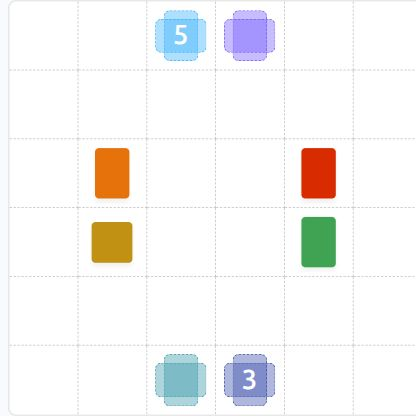
#> input picture games/patches_solver/tests/fixtures/linkedin-2026-10-28.jpg, 416 x 416 px
$ python -i board_detector.py   (imports and definitions only)
#> lines starting #> are read from the running program, lines starting #| are printed output that depends on the picture; after the words box and inside, x2 and y2 are one past the last pixel; in counts of white or black regions, pixels touching at a corner belong together
#> further down, picture is the input picture: shape (416, 416, 3); mean B, G, R 243.3, 244.5, 245.2
"""Advanced board detection using edge detection for reliable grid detection."""

from typing import List, Tuple

import cv2
import numpy as np


class EdgeDetectionBoardDetector:
    """Board detector using edge detection for reliable grid identification."""

    def __init__(self):
        self.common_sizes = [6, 7, 8, 9, 10, 11, 12]

    def detect_board_size(self, image: np.ndarray) -> int:
        """Detect board size using edge detection (most reliable method)."""
        # Use edge detection to get both dimensions
        h_size, v_size = self._detect_board_dimensions(image)

        print(f"🔍 Board dimensions detected: {h_size}x{v_size} (rows x cols)")

        # For Queens puzzle, we need square boards
        if h_size != v_size:
            print(f"⚠️  WARNING: Non-square board detected ({h_size}x{v_size})")
            print("   Queens puzzle requires square boards - this board cannot have a valid solution")
            # Return 0 to indicate invalid board for Queens puzzle
            return 0

        # Validate result is reasonable for square boards
        if 6 <= h_size <= 12:
            return h_size

        # Fallback to basic validation if edge detection fails
        return self._detect_size_basic_fallback(image)

    def detect_grid(self, image: np.ndarray, board_size: int) -> Tuple[List[int], List[int]]:
        """Create uniform grid based on detected board size."""
        height, width = image.shape[:2]

        # Calculate ideal cell size
        cell_height = height // board_size
        cell_width = width // board_size

        # Create equidistant lines
        h_lines = [i * cell_height for i in range(board_size + 1)]
        v_lines = [i * cell_width for i in range(board_size + 1)]

        # Adjust final lines to exact image edges
        h_lines[-1] = height - 1
        v_lines[-1] = width - 1

        return h_lines, v_lines

    def _detect_board_dimensions(self, image: np.ndarray) -> Tuple[int, int]:
        """Detect board dimensions (rows, cols) separately using edge detection."""
        height, width = image.shape[:2]
#> height = 416; width = 416
        gray = cv2.cvtColor(image, cv2.COLOR_BGR2GRAY)
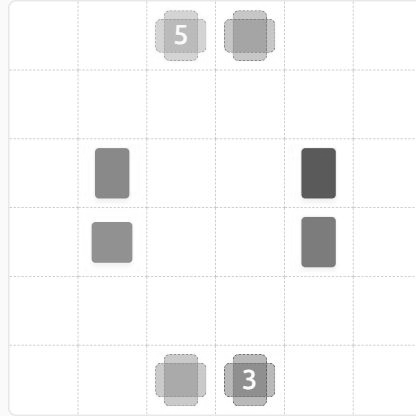
#> gray: shape (416, 416); min 71, max 255, mean 244.6

        # Enhance for edge detection
        blurred = cv2.GaussianBlur(gray, (5, 5), 0)
        edges = cv2.Canny(blurred, 30, 100, apertureSize=3)
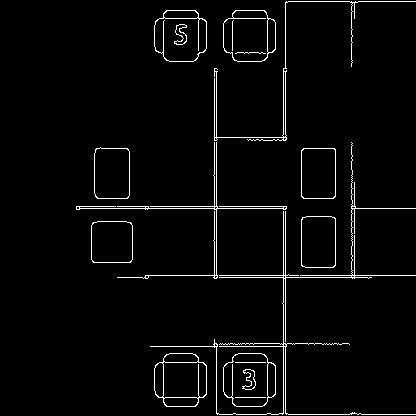
#> edges: shape (416, 416); 3% white in thin lines or dots, all inside (x1, y1, x2, y2) = (76, 1, 416, 415)

        # Morphological operations
        kernel = np.ones((3, 3), np.uint8)
        edges = cv2.morphologyEx(edges, cv2.MORPH_CLOSE, kernel)
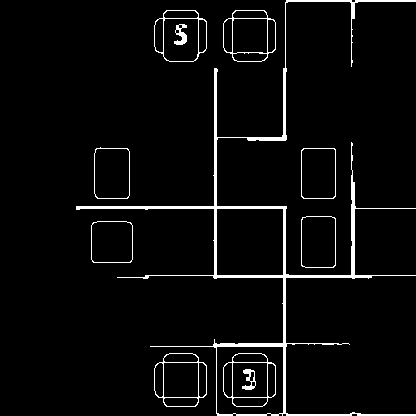
#> edges: shape (416, 416); 4.1% white; 11 white regions, largest, box (x1, y1, x2, y2) and area: (76, 0, 416, 416) 4723, (223, 10, 276, 62) 347, (154, 353, 207, 407) 347

        # Detect lines conservatively
        lines = cv2.HoughLines(edges, 1, np.pi/180, threshold=int(min(height, width) * 0.4))
#> lines = 17 rows, first 8: [285, 0], [216, 0], [283, 0], [208, 1.57], [275, 1.57], [214, 0], [206, 1.57], [351, 0]

        if lines is None:
            return 0, 0

        # Extract and filter lines
        h_lines, v_lines = self._extract_and_filter_lines(lines, height, width)

        h_size = len(h_lines) - 1 if len(h_lines) > 1 else 0
        v_size = len(v_lines) - 1 if len(v_lines) > 1 else 0

        return h_size, v_size

    def _detect_size_basic_fallback(self, image: np.ndarray) -> int:
        """Fallback method testing common sizes."""
        for size in self.common_sizes:
            if self._validate_size_against_image(image, size):
                return size
        return 9  # Default fallback

    def _extract_and_filter_lines(self, lines: np.ndarray, height: int, width: int) -> Tuple[List[int], List[int]]:
        """Extract and filter horizontal and vertical lines."""
#> called with lines = array of shape (17, 1, 2), height = 416, width = 416
        h_positions = []
        v_positions = []

        for line in lines:
            rho, theta = line[0]

            # Classify lines with strict tolerance
            if abs(theta) < np.pi/8 or abs(theta - np.pi) < np.pi/8:
                # Vertical line
                x = int(rho / np.cos(theta)) if abs(np.cos(theta)) > 0.1 else int(rho)
                if 10 <= x <= width - 10:
                    v_positions.append(x)
            elif abs(theta - np.pi/2) < np.pi/8:
                # Horizontal line
                y = int(rho / np.sin(theta)) if abs(np.sin(theta)) > 0.1 else int(rho)
                if 10 <= y <= height - 10:
                    h_positions.append(y)
#> this loop made 17 passes
#> (rho, theta, x) on passes 1, 2, 3, 6, 8, 12, 14, 15, 17: (285, 0, 285), (216, 0, 216), (283, 0, 283), (214, 0, 214), (351, 0, 351), (218, 0.0175, 218), (-212, 3.12, 212), (289, 0.0175, 289), (-279, 3.12, 279)
#> (rho, theta, y) on passes 4, 5, 7, 9, 10, 11: (208, 1.57, 208), (275, 1.57, 275), (206, 1.57, 206), (277, 1.57, 277), (414, 1.57, 414), (210, 1.55, 210)
#> after the loop, h_positions = [208, 275, 206, 277, 210, 204, 271]; v_positions = [285, 216, 283, 214, 351, 218, 212, 289, 279]

        # Filter close lines
        h_filtered = self._filter_close_lines(h_positions, height // 15)
        v_filtered = self._filter_close_lines(v_positions, width // 15)

        # Add borders if needed
        if h_filtered and h_filtered[0] > 20:
            h_filtered.insert(0, 0)
        if h_filtered and h_filtered[-1] < height - 20:
            h_filtered.append(height - 1)

        if v_filtered and v_filtered[0] > 20:
            v_filtered.insert(0, 0)
        if v_filtered and v_filtered[-1] < width - 20:
            v_filtered.append(width - 1)

        return h_filtered, v_filtered

    def _filter_close_lines(self, positions: List[int], min_distance: int) -> List[int]:
        """Filter lines that are too close to each other."""
#> called with min_distance = 27
        if not positions:
            return []

        positions = sorted(list(set(positions)))
#> positions = [204, 206, 208, 210, 271, 275, 277]
        filtered = [positions[0]]
#> filtered = [204]

        for pos in positions[1:]:
            if pos - filtered[-1] >= min_distance:
                filtered.append(pos)
#> this loop made 6 passes
#> pos on passes 1 to 6: 206, 208, 210, 271, 275, 277
#> after the loop, filtered = [204, 271]

        return filtered

    def _validate_size_against_image(self, image: np.ndarray, size: int) -> bool:
        """Validate if a size makes sense for the image."""
        height, width = image.shape[:2]

        cell_height = height // size
        cell_width = width // size

        # Check reasonable ranges
        if not (25 <= cell_height <= 150) or not (25 <= cell_width <= 150):
            return False

        # Check aspect ratio
        aspect_ratio = cell_width / cell_height
        return 0.7 <= aspect_ratio <= 1.3

>>> import cv2
>>> picture = cv2.imread('../../../patches_solver/tests/fixtures/linkedin-2026-10-28.jpg')
>>> result = EdgeDetectionBoardDetector().detect_board_size(picture)
#> the loop in _filter_close_lines (call 2), `for pos in positions[1:]:` made 8 passes
#> pos on passes 1 to 8: 214, 216, 218, 279, 283, 285, 289, 351
#> in _extract_and_filter_lines, `v_filtered = self._filter_close_lines(v_positions, width // 15)`: v_filtered = [212, 279, 351]
#> in _detect_board_dimensions, `h_lines, v_lines = self._extract_and_filter_lines(lines, height, width)`: h_lines = [0, 204, 271, 415]; v_lines = [0, 212, 279, 351, 415]
#> in _detect_board_dimensions, `h_size = len(h_lines) - 1 if len(h_lines) > 1 else 0`: h_size = 3
#> in _detect_board_dimensions, `v_size = len(v_lines) - 1 if len(v_lines) > 1 else 0`: v_size = 4
#> in detect_board_size, `h_size, v_size = self._detect_board_dimensions(image)`: h_size = 3; v_size = 4
#| 🔍 Board dimensions detected: 3x4 (rows x cols)
#| ⚠️  WARNING: Non-square board detected (3x4)
#> result = 0
